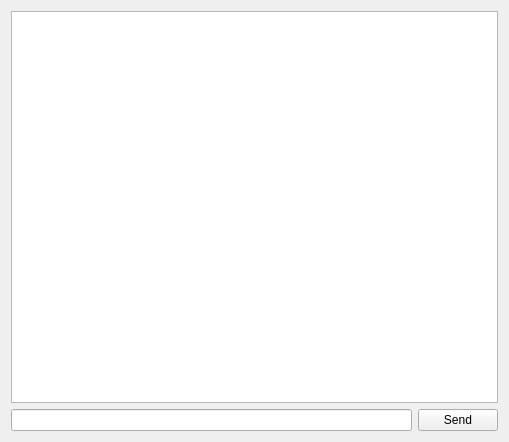
<?xml version="1.0" encoding="UTF-8"?>
<ui version="4.0">
 <class>ChatWindow</class>
 <widget class="QWidget" name="ChatWindow">
  <property name="geometry">
   <rect>
    <x>0</x>
    <y>0</y>
    <width>509</width>
    <height>442</height>
   </rect>
  </property>
  <property name="windowTitle">
   <string>Form</string>
  </property>
  <layout class="QGridLayout" name="gridLayout">
   <item row="0" column="0">
    <layout class="QVBoxLayout" name="verticalLayout">
     <item>
      <widget class="QListWidget" name="messageList"/>
     </item>
     <item>
      <layout class="QHBoxLayout" name="horizontalLayout">
       <item>
        <widget class="QLineEdit" name="editMessage"/>
       </item>
       <item>
        <widget class="QPushButton" name="sendButton">
         <property name="text">
          <string>Send</string>
         </property>
         <property name="autoDefault">
          <bool>false</bool>
         </property>
         <property name="default">
          <bool>false</bool>
         </property>
        </widget>
       </item>
      </layout>
     </item>
    </layout>
   </item>
  </layout>
 </widget>
 <resources/>
 <connections/>
</ui>
